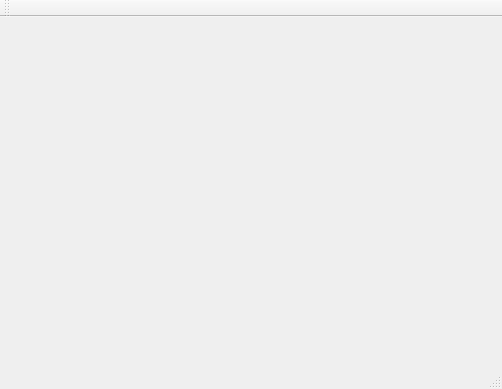
<?xml version="1.0" encoding="UTF-8"?>
<ui version="4.0">
 <class>MainWindow</class>
 <widget class="QMainWindow" name="MainWindow">
  <property name="geometry">
   <rect>
    <x>0</x>
    <y>0</y>
    <width>502</width>
    <height>389</height>
   </rect>
  </property>
  <property name="font">
   <font>
    <family>Comic Sans MS</family>
    <pointsize>11</pointsize>
   </font>
  </property>
  <property name="windowTitle">
   <string>MainWindow</string>
  </property>
  <widget class="QWidget" name="centralWidget"/>
  <widget class="QMenuBar" name="menuBar">
   <property name="geometry">
    <rect>
     <x>0</x>
     <y>0</y>
     <width>502</width>
     <height>21</height>
    </rect>
   </property>
  </widget>
  <widget class="QToolBar" name="mainToolBar">
   <attribute name="toolBarArea">
    <enum>TopToolBarArea</enum>
   </attribute>
   <attribute name="toolBarBreak">
    <bool>false</bool>
   </attribute>
  </widget>
  <widget class="QStatusBar" name="statusBar"/>
 </widget>
 <layoutdefault spacing="6" margin="11"/>
 <resources/>
 <connections/>
</ui>
